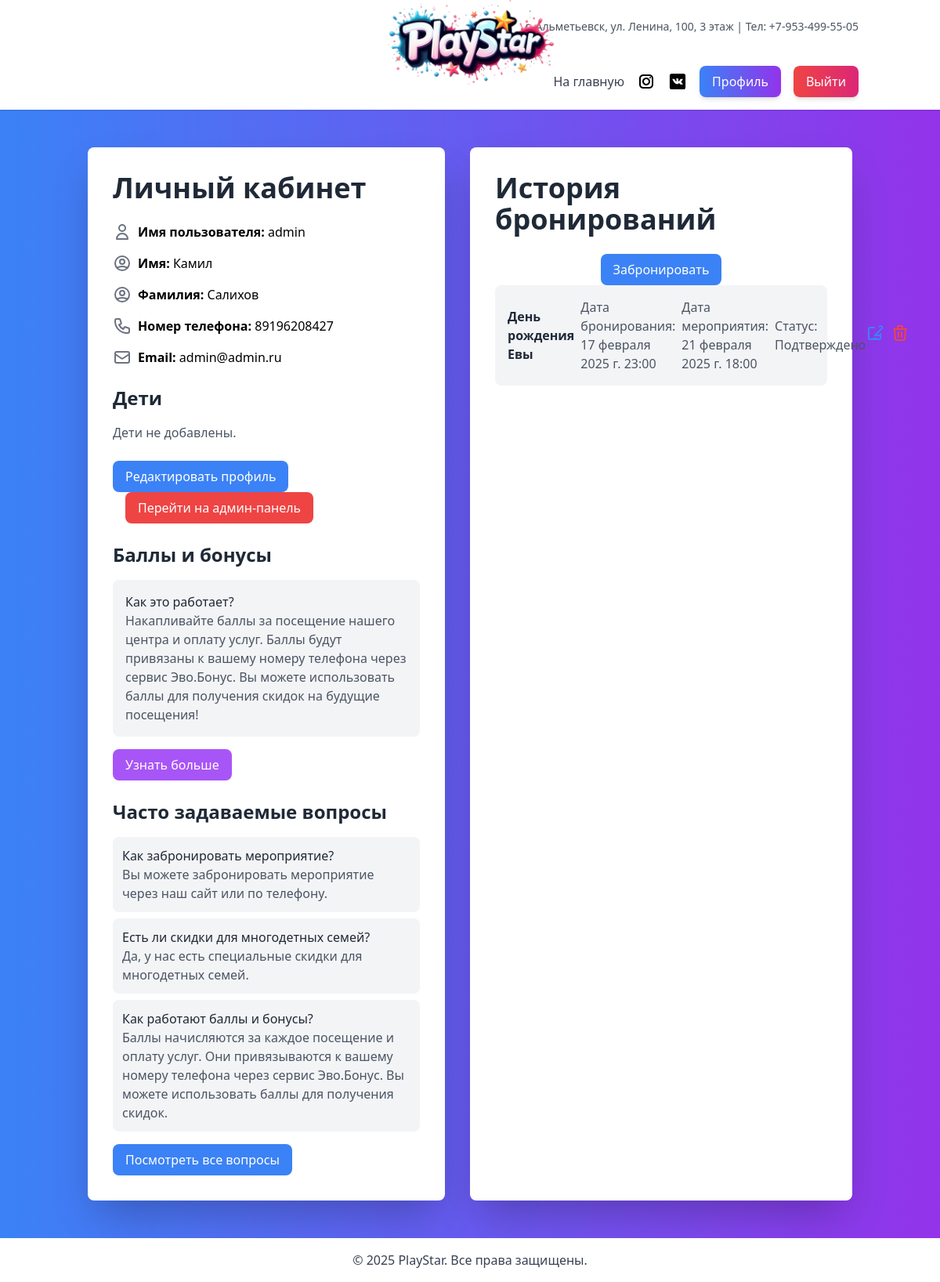
The page /accounts/profile/ (signed in) on the database as committed earlier.
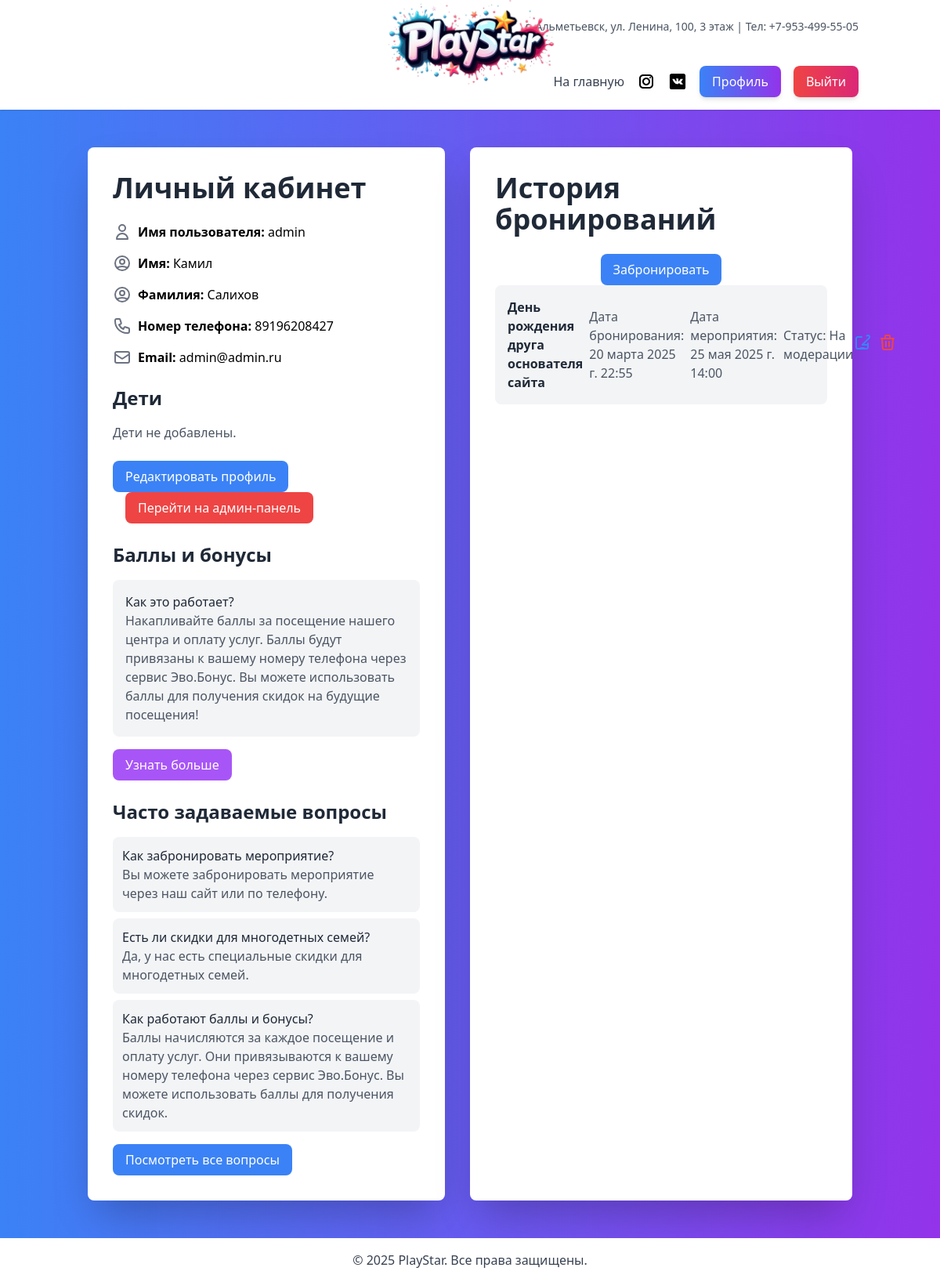
The same page on the database as committed later.
### bookings/models.py (models this page shows, shortened)
class Booking(models.Model):
    ONLINE = 'online'
    OFFLINE = 'offline'
    BOOKING_TYPES = [
        (ONLINE, 'Онлайн'),
        (OFFLINE, 'Оффлайн'),
    ]
    user = models.ForeignKey(settings.AUTH_USER_MODEL, on_delete=models.CASCADE, related_name='bookings')
    event_name = models.CharField(max_length=255, verbose_name='Название мероприятия')
    booking_date = models.DateTimeField(auto_now_add=True, verbose_name='Дата бронирования')
    event_date = models.DateTimeField(verbose_name='Дата мероприятия')
    status = models.CharField(max_length=50, choices=STATUS_CHOICES, default='active', verbose_name='Статус')
    children_count = models.PositiveIntegerField(default=1, blank=True, null=True, verbose_name='Количество детей')
    comment = models.TextField(max_length=255, blank=True, null=True, verbose_name='Комментарий')
    edited_by = models.CharField(max_length=50, blank=True, null=True, verbose_name='Отредактировано')
    booking_type = models.CharField(max_length=10, choices=BOOKING_TYPES, default=ONLINE, verbose_name='Тип бронирования')
    amount = models.DecimalField(max_digits=10, decimal_places=2, default=0.00, verbose_name='Сумма')
    class Meta:
        verbose_name = 'Бронирование'
        verbose_name_plural = 'Бронирования'

### accounts/views.py (the view)
# urls.py: path('profile/', profile, name='profile'),
@login_required
def profile(request):
    user = request.user
    if not hasattr(user, 'profile'):
        Profile.objects.create(user=user)
    bookings = Booking.objects.filter(user=user).order_by('-booking_date')[:5]
    if request.method == 'POST' and 'create_booking' in request.POST:
        booking_form = BookingForm(request.POST)
        if booking_form.is_valid():
            booking = booking_form.save(commit=False)
            booking.user = user  # Привязываем бронирование к текущему пользователю
            booking.save()
            messages.success(request, 'Бронирование успешно создано.')
            return redirect('profile')
        else:
            messages.error(request, 'Ошибка при создании бронирования.')
    else:
        booking_form = BookingForm()
    context = {
        'user': user,
        'bookings': bookings,
        'booking_form': booking_form,  # Передаем форму для создания бронирования
    }
    return render(request, 'accounts/profile.html', context)

### main/templatetags/group_check.py (called while the page is built)
@register.filter(name='has_group')
def has_group(user, group_name):
    if hasattr(user, 'groups'):
        return user.groups.filter(name=group_name).exists()
    return False

### accounts/templates/accounts/profile.html (shortened to what the changed rows need)
{% extends 'base.html' %}
{% load group_check %}
{% block content %}
<div class="flex space-x-8 max-w-6xl mx-auto">
    <div class="w-1/2 bg-white p-8 rounded-lg shadow-2xl">
        <h2 class="text-4xl font-bold text-gray-800 mb-6">Личный кабинет</h2>
    </div>
    <div class="w-1/2 bg-white p-8 rounded-lg shadow-2xl">
        <h2 class="text-4xl font-bold text-gray-800 mb-6">История бронирований</h2>
        {% if bookings %}
            <ul class="space-y-4">
                {% for booking in bookings %}
                    <li class="bg-gray-100 p-4 rounded-lg flex items-center justify-between">
                        <div class="flex items-center space-x-2">
                            <p class="text-gray-800"><strong>{{ booking.event_name }}</strong></p>
                            <p class="text-gray-600">Дата бронирования: {{ booking.booking_date }}</p>
                            <p class="text-gray-600">Дата мероприятия: {{ booking.event_date }}</p>
                            <p class="text-gray-600">Статус: {{ booking.get_status_display }}</p>
                        </div>
                        <div class="flex space-x-2">
                            <a href="{% url 'edit_booking' booking.id %}" class="text-blue-500 hover:text-blue-700">
                                <svg xmlns="http://www.w3.org/2000/svg" class="h-6 w-6" fill="none" viewBox="0 0 24 24" stroke="currentColor">
                                    <path stroke-linecap="round" stroke-linejoin="round" stroke-width="2" d="M11 5H6a2 2 0 00-2 2v11a2 2 0 002 2h11a2 2 0 002-2v-5m-1.414-9.414a2 2 0 112.828 2.828L11.828 15H19m-9 4h4" />
                                </svg>
                            </a>
                            <form action="{% url 'delete_booking' booking.id %}" method="post" class="inline">
                                <button type="submit" class="text-red-500 hover:text-red-700">
                                    <svg xmlns="http://www.w3.org/2000/svg" class="h-6 w-6" fill="none" viewBox="0 0 24 24" stroke="currentColor">
                                        <path stroke-linecap="round" stroke-linejoin="round" stroke-width="2" d="M19 7l-.867 12.142A2 2 0 0116.138 21H7.862a2 2 0 01-1.995-1.858L5 7m5 4v6m4-6v6m1-10V4a1 1 0 00-1-1h-4a1 1 0 00-1 1v3M4 7h16" />
                                    </svg>
                                </button>
                            </form>
                        </div>
                    </li>
                {% endfor %}
            </ul>
        {% else %}
            <p class="text-gray-600 text-center">У вас пока нет бронирований.</p>
        {% endif %}
    </div>
</div>
{% endblock %}

Rows that differ between the two databases and show on the page:
removed Booking: event_name "День рождения Евы", booking_date "17 февраля 2025 г. 23:00", event_date "21 февраля 2025 г. 18:00", status "Подтверждено"
added Booking: event_name "День рождения друга основателя сайта", booking_date "20 марта 2025 г. 22:55", event_date "25 мая 2025 г. 14:00", status "На модерации"
